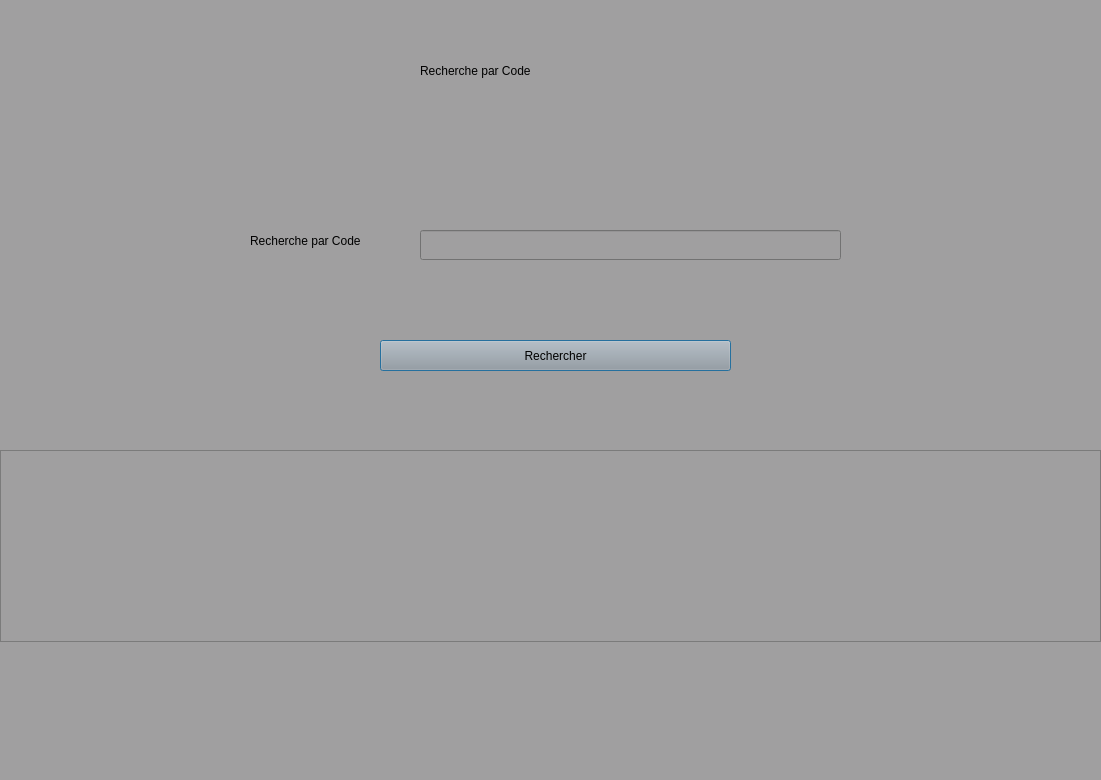
<?xml version="1.0" encoding="UTF-8"?>
<ui version="4.0">
 <class>Dialog</class>
 <widget class="QDialog" name="Dialog">
  <property name="geometry">
   <rect>
    <x>0</x>
    <y>0</y>
    <width>1101</width>
    <height>780</height>
   </rect>
  </property>
  <property name="windowTitle">
   <string>Dialog</string>
  </property>
  <property name="styleSheet">
   <string notr="true">font: 75 12pt &quot;Arial&quot;;background-color:#A09FA0;</string>
  </property>
  <widget class="QTableView" name="tableView">
   <property name="geometry">
    <rect>
     <x>0</x>
     <y>450</y>
     <width>1101</width>
     <height>192</height>
    </rect>
   </property>
  </widget>
  <widget class="QLineEdit" name="lineEditNumeroInscription">
   <property name="geometry">
    <rect>
     <x>420</x>
     <y>230</y>
     <width>421</width>
     <height>30</height>
    </rect>
   </property>
   <property name="inputMask">
    <string/>
   </property>
   <property name="maxLength">
    <number>32767</number>
   </property>
  </widget>
  <widget class="QLabel" name="label_10">
   <property name="geometry">
    <rect>
     <x>420</x>
     <y>50</y>
     <width>261</width>
     <height>41</height>
    </rect>
   </property>
   <property name="layoutDirection">
    <enum>Qt::LeftToRight</enum>
   </property>
   <property name="styleSheet">
    <string notr="true">font: 75 22pt &quot;MS Shell Dlg 2&quot;;</string>
   </property>
   <property name="text">
    <string>Recherche par Code</string>
   </property>
  </widget>
  <widget class="QPushButton" name="Search">
   <property name="geometry">
    <rect>
     <x>380</x>
     <y>340</y>
     <width>351</width>
     <height>31</height>
    </rect>
   </property>
   <property name="text">
    <string>Rechercher</string>
   </property>
  </widget>
  <widget class="QLabel" name="label">
   <property name="geometry">
    <rect>
     <x>250</x>
     <y>230</y>
     <width>161</width>
     <height>21</height>
    </rect>
   </property>
   <property name="layoutDirection">
    <enum>Qt::LeftToRight</enum>
   </property>
   <property name="styleSheet">
    <string notr="true">font: 75 12pt &quot;MS Shell Dlg 2&quot;;</string>
   </property>
   <property name="text">
    <string>Recherche par Code</string>
   </property>
  </widget>
 </widget>
 <resources/>
 <connections/>
</ui>
